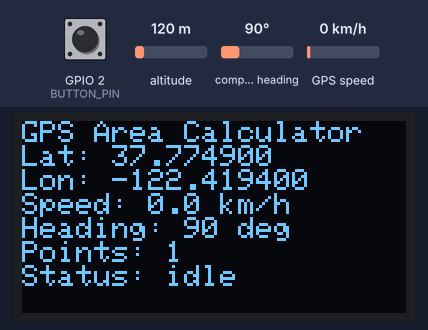
Simulated run of this sketch. Board: ESP32. Parts: 128×64 one-colour display. The test bench sets the inputs (shaded band); at power-on: GPIO 2 (BUTTON_PIN) HIGH, GPS speed 0 km/h, compass heading 90°, altitude 120 m. WiFi joins after 1.5 s; servers stay silent unless stated; uploads are accepted with an empty reply; the GPS gets a fix after 3 s at 37.7749, -122.4194 with 8 satellites; what the sketch prints to the serial monitor is not drawn.

Above: at 4.7 s.
4.8 s: GPIO 2 (BUTTON_PIN) pulled LOW for 1 s
At 5.5 s:
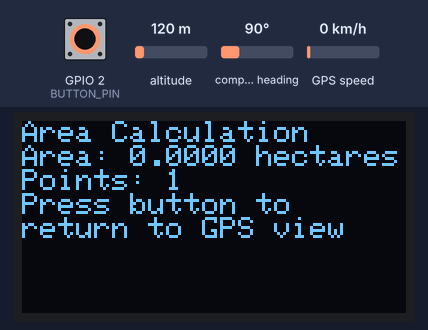
8.2 s: GPS speed set to 2 km/h
At 9.2 s:
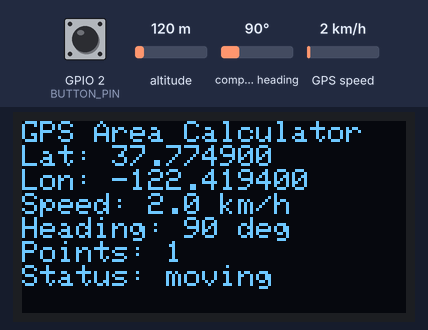
10.2 s: compass heading set to 7°
At 11.9 s:
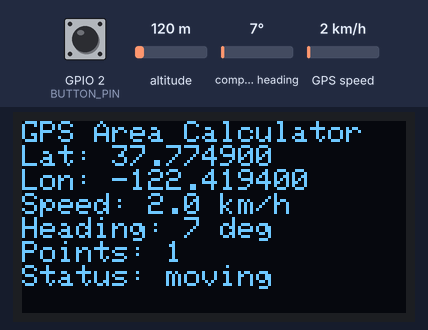
12.2 s: compass heading set to 180°
At 13.5 s:
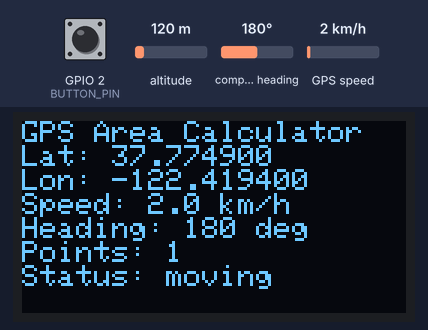
14.2 s: GPS speed set to 30 km/h
At 15.1 s:
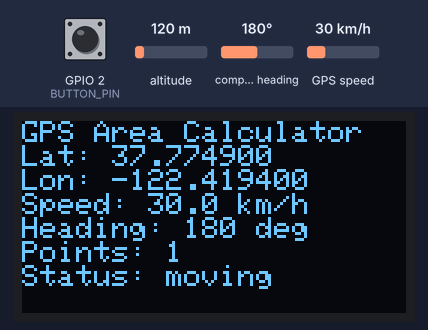
16.2 s: GPIO 2 (BUTTON_PIN) pulled LOW for 3.2 s
At 17.4 s:
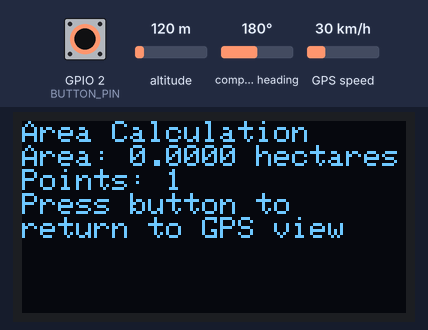
Timing chart, 0 to 19.2 s (numbered marks = the images above; inputs shaded):
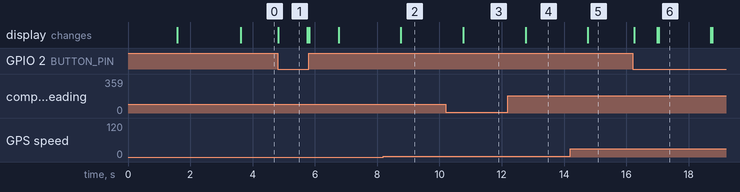

Measured:
- the behaviour switches between 0 and 1 km/h on GPS speed (found by bisection; images 1 and 2)
- after the input at 4.8 s, the display: changes at once (image 1)
- after the input at 8.2 s, the display: changes after 0.56 s (image 2)
- after the input at 10.2 s, the display: changes after 0.56 s (image 3)
- after the input at 12.2 s, the display: changes after 0.56 s (image 4)
- after the input at 14.2 s, the display: changes after 0.56 s (image 5)
- after the input at 16.2 s, the display: changes after 0.05 s (image 6)

The sketch:

esp32_gps_area_calculator.ino
```cpp
#include <TinyGPS++.h>
#include <HardwareSerial.h>
#include <Wire.h>
#include <Adafruit_GFX.h>
#include <Adafruit_SSD1306.h>
#include <WiFi.h>
#include <HTTPClient.h>
#include <ArduinoJson.h>
#include <vector>

#define GPS_RX_PIN 16          // GPS RX pin
#define GPS_TX_PIN 17          // GPS TX pin
#define SCREEN_WIDTH 128       // OLED display width, in pixels
#define SCREEN_HEIGHT 64       // OLED display height, in pixels
#define BUTTON_PIN 2           // GPIO2 button pin
#define MIN_VALID_SPEED 0.5    // Minimum speed in km/h to consider the tractor moving

// WiFi credentials
const char* ssid = "Your_WiFi_SSID";
const char* password = "Your_WiFi_Password";
const char* serverURL = "https://your-deployed-app.vercel.app/api/sensor-data";

// Field information
String fieldName = "Field 1";

// Create hardware serial object for GPS
HardwareSerial gpsSerial(1);
TinyGPSPlus gps;

// Initialize OLED display
Adafruit_SSD1306 display(SCREEN_WIDTH, SCREEN_HEIGHT, &Wire, -1);

// Store GPS coordinates
std::vector<std::pair<double, double>> coordinates;

// Tractor status variables
double currentSpeed = 0;
double currentHeading = 0;
String tractorStatus = "idle";
unsigned long lastValidCoordinateTime = 0;
unsigned long lastDataSendTime = 0;
const unsigned long DATA_SEND_INTERVAL = 1500; // Send data every 1.5 seconds

// Filter variables
bool isFirstValidCoordinate = true;
double lastLat = 0;
double lastLon = 0;
const double MIN_DISTANCE_CHANGE = 0.00001; // Minimum change in coordinates to store

void setup() {
    Serial.begin(115200); // Debugging
    gpsSerial.begin(9600, SERIAL_8N1, GPS_RX_PIN, GPS_TX_PIN);
    pinMode(BUTTON_PIN, INPUT_PULLUP);

    if (!display.begin(SSD1306_SWITCHCAPVCC, 0x3C)) { // Address 0x3C for SSD1306
        Serial.println("SSD1306 allocation failed");
        for (;;);
    }

    // Initialize display
    display.clearDisplay();
    display.setTextSize(1);
    display.setTextColor(WHITE);
    display.setCursor(0, 0);
    display.println("GPS Area Calculator");
    display.println("Connecting to WiFi...");
    display.display();

    // Connect to WiFi
    WiFi.begin(ssid, password);
    int wifiAttempts = 0;
    while (WiFi.status() != WL_CONNECTED && wifiAttempts < 20) {
        delay(500);
        Serial.print(".");
        wifiAttempts++;
    }

    if (WiFi.status() == WL_CONNECTED) {
        Serial.println("Connected to WiFi!");
        display.println("WiFi Connected!");
    } else {
        Serial.println("WiFi connection failed!");
        display.println("WiFi Failed!");
    }
    display.println("Waiting for GPS...");
    display.display();

    delay(2000);
}

void loop() {
    // Process GPS data
    while (gpsSerial.available() > 0) {
        if (gps.encode(gpsSerial.read())) {
            processGPSData();
        }
    }

    // Check if button is pressed to calculate area
    if (digitalRead(BUTTON_PIN) == LOW) {
        double area = calculateArea();
        displayArea(area);
        sendAreaData(area);
        delay(500); // Debounce delay
    }

    // Send live data at regular intervals
    unsigned long currentTime = millis();
    if (currentTime - lastDataSendTime >= DATA_SEND_INTERVAL) {
        if (gps.location.isValid()) {
            sendLiveCoordinates();
        }
        lastDataSendTime = currentTime;
    }
}

void processGPSData() {
    if (gps.location.isValid()) {
        double lat = gps.location.lat();
        double lon = gps.location.lng();
        currentSpeed = gps.speed.kmph();

        if (gps.course.isValid()) {
            currentHeading = gps.course.deg();
        }

        // Update tractor status based on speed
        if (currentSpeed >= MIN_VALID_SPEED) {
            tractorStatus = "moving";
        } else {
            tractorStatus = "idle";
        }

        // Filter out invalid or duplicate coordinates
        if (isValidCoordinate(lat, lon)) {
            storeGPSCoordinates(lat, lon);
            lastValidCoordinateTime = millis();
        }

        // Display current GPS information
        displayGPSInfo(lat, lon);
    } else {
        display.clearDisplay();
        display.setCursor(0, 0);
        display.println("GPS Area Calculator");
        display.println("Searching for GPS...");
        display.display();
    }
}

bool isValidCoordinate(double lat, double lon) {
    // Filter out (0,0) coordinates or coordinates very close to 0,0
    if (fabs(lat) < 0.0001 && fabs(lon) < 0.0001) {
        return false;
    }

    // If this is the first valid coordinate, accept it
    if (isFirstValidCoordinate) {
        isFirstValidCoordinate = false;
        lastLat = lat;
        lastLon = lon;
        return true;
    }

    // Check if the coordinate has changed enough from the last one
    double distance = calculateDistance(lastLat, lastLon, lat, lon);
    if (distance < MIN_DISTANCE_CHANGE) {
        return false;
    }

    // Update last valid coordinates
    lastLat = lat;
    lastLon = lon;
    return true;
}

void storeGPSCoordinates(double lat, double lon) {
    coordinates.push_back({lat, lon});
    Serial.print("Stored coordinate: ");
    Serial.print(lat, 6);
    Serial.print(", ");
    Serial.println(lon, 6);
}

void displayGPSInfo(double lat, double lon) {
    display.clearDisplay();
    display.setCursor(0, 0);
    display.println("GPS Area Calculator");

    display.print("Lat: ");
    display.println(lat, 6);
    display.print("Lon: ");
    display.println(lon, 6);

    display.print("Speed: ");
    display.print(currentSpeed, 1);
    display.println(" km/h");

    display.print("Heading: ");
    display.print(currentHeading, 0);
    display.println(" deg");

    display.print("Points: ");
    display.println(coordinates.size());

    display.print("Status: ");
    display.println(tractorStatus);

    display.display();
}

void displayArea(double area) {
    display.clearDisplay();
    display.setCursor(0, 0);
    display.println("Area Calculation");

    display.print("Area: ");
    display.print(area, 4);
    display.println(" hectares");

    display.print("Points: ");
    display.println(coordinates.size());

    display.println("Press button to");
    display.println("return to GPS view");

    display.display();
}

double calculateArea() {
    if (coordinates.size() < 3) return 0.0; // Need at least 3 points

    double area = 0.0;
    int n = coordinates.size();

    for (int i = 0; i < n; i++) {
        double x1 = coordinates[i].first;
        double y1 = coordinates[i].second;
        double x2 = coordinates[(i + 1) % n].first;
        double y2 = coordinates[(i + 1) % n].second;
        area += (x1 * y2 - x2 * y1);
    }

    area = fabs(area) / 2.0;

    // Convert to square kilometers (approximate conversion)
    double areaInSquareKm = area * 111.32 * 111.32;

    // Convert to hectares (1 sq km = 100 hectares)
    double areaInHectares = areaInSquareKm * 100;

    return areaInHectares;
}

void sendLiveCoordinates() {
    if (WiFi.status() != WL_CONNECTED) {
        Serial.println("WiFi not connected!");
        return;
    }

    HTTPClient http;
    http.begin(serverURL);
    http.addHeader("Content-Type", "application/json");

    // Create JSON document
    DynamicJsonDocument doc(1024);
    doc["lat"] = gps.location.lat();
    doc["lon"] = gps.location.lng();
    doc["speed"] = currentSpeed;
    doc["heading"] = currentHeading;
    doc["status"] = tractorStatus;

    String jsonData;
    serializeJson(doc, jsonData);

    int httpResponseCode = http.POST(jsonData);

    if (httpResponseCode > 0) {
        String response = http.getString();
        Serial.println("Live data sent successfully");
    } else {
        Serial.print("Error sending live data. Error code: ");
        Serial.println(httpResponseCode);
    }

    http.end();
}

void sendAreaData(double area) {
    if (WiFi.status() != WL_CONNECTED) {
        Serial.println("WiFi not connected!");
        return;
    }

    HTTPClient http;
    http.begin(serverURL);
    http.addHeader("Content-Type", "application/json");

    // Create JSON document
    DynamicJsonDocument doc(16384); // Larger size to accommodate coordinates
    doc["area"] = area;
    doc["fieldName"] = fieldName;

    // Add coordinates array
    JsonArray coordArray = doc.createNestedArray("coordinates");
    for (size_t i = 0; i < coordinates.size(); i++) {
        JsonObject coord = coordArray.createNestedObject();
        coord["lat"] = coordinates[i].first;
        coord["lon"] = coordinates[i].second;
    }

    String jsonData;
    serializeJson(doc, jsonData);

    int httpResponseCode = http.POST(jsonData);

    if (httpResponseCode > 0) {
        String response = http.getString();
        Serial.println("Area data sent successfully");
    } else {
        Serial.print("Error sending area data. Error code: ");
        Serial.println(httpResponseCode);
    }

    http.end();
}

// Calculate distance between two coordinates in degrees
// This is a simple approximation for small distances
double calculateDistance(double lat1, double lon1, double lat2, double lon2) {
    return sqrt(pow(lat2 - lat1, 2) + pow(lon2 - lon1, 2));
}
```
